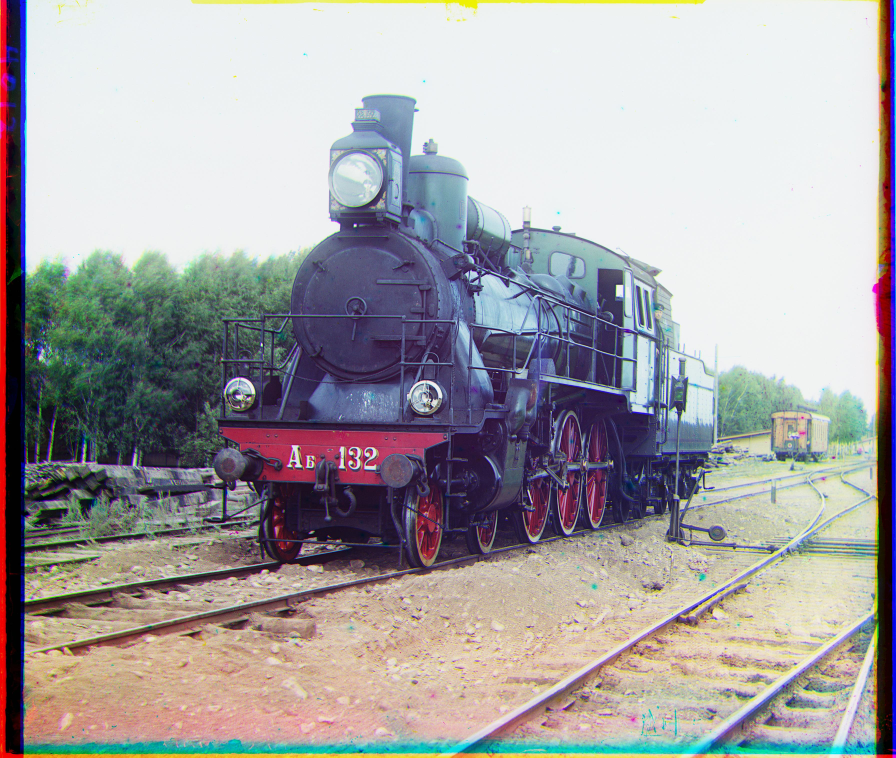
#> input picture images/rgb_train_final1.jpg, 3584 x 3030 px, given in place of self_portrait.tif, which was not available (shown at 1/4 size)
$ python main.py
#> lines starting #> are read from the running program, lines starting #| are printed output that depends on the picture; pictures that were not available may be replaced by others from this repository, and a replacement may not be noted
# CS180 (CS280A): Project 1 starter Python code


# these are just some suggested libraries
# instead of scikit-image you could use matplotlib and opencv to read, write, and display images

import numpy as np
import skimage as sk
import skimage.io as skio
from scipy.ndimage import convolve
import cv2
from numpy.fft import fft2, ifft2, fftshift
from skimage import io, filters, color

# [11 lines of commented-out code are left out]
imname = "self_portrait.tif"

im = skio.imread(imname)
#> im is the input picture: shape (3030, 3584, 3); mean R, G, B 165.2, 162.1, 164


# convert to double (might want to do this later on to save memory)
im = sk.img_as_float(im)

# compute the height of each part (just 1/3 of total)
height = np.floor(im.shape[0] / 3.0).astype(np.int64)
#> height = 1010

# separate color channels
b = im[:height]
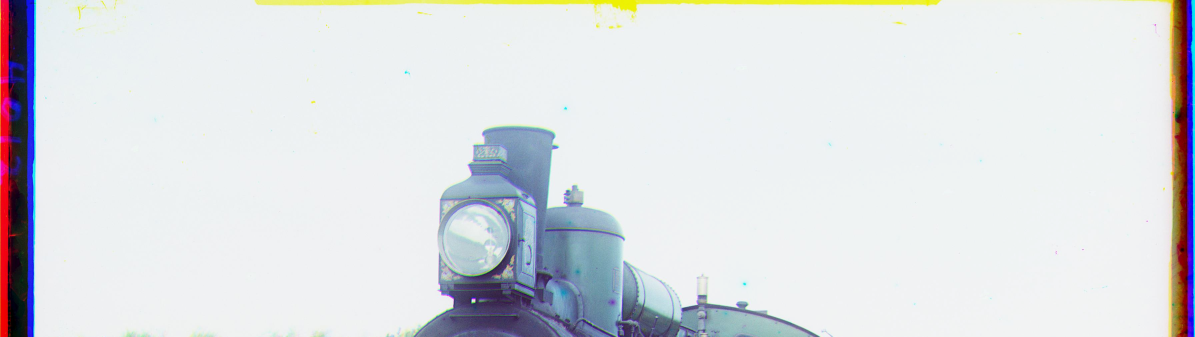
#> b: shape (1010, 3584, 3) float64 (shown at 1/3 size); mean R, G, B 0.865, 0.874, 0.888
g = im[height: 2*height]
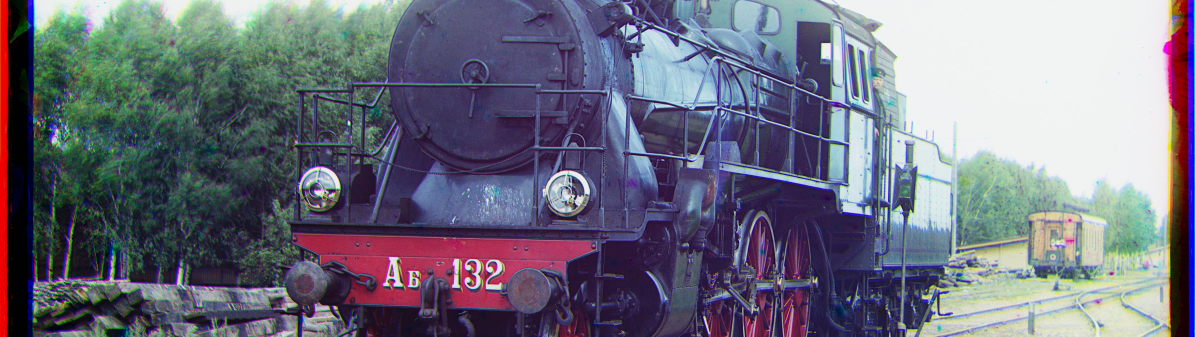
#> g: shape (1010, 3584, 3) float64 (shown at 1/3 size); mean R, G, B 0.435, 0.438, 0.494
r = im[2*height: 3*height]
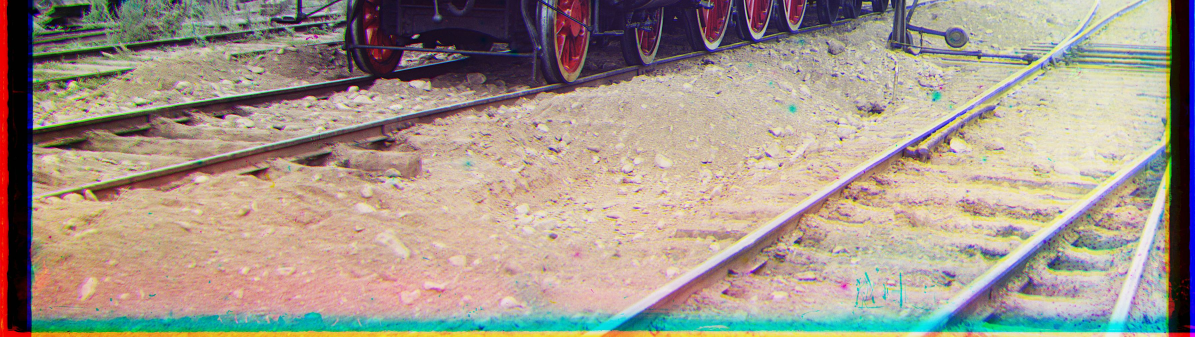
#> r: shape (1010, 3584, 3) float64 (shown at 1/3 size); mean R, G, B 0.644, 0.595, 0.546


# calculate the mse between the pixels of the middle part of the images
# [40 lines left out: functions euclidian, align, not called in this run]


#compress picture using convultion with 3x3 kernels using average pooling and stride = 3 so that I all pixels but only once for effective compression
def pyramid_scaledown(img, kernelsize, stride):
    kernel = np.ones((kernelsize, kernelsize)) / (kernelsize * kernelsize) # average filter due to normalizing the kernel
#> (the run stopped early here; a loop or call above may not have finished)

$ run again, on images/rgb_tobolsk_final1.jpg
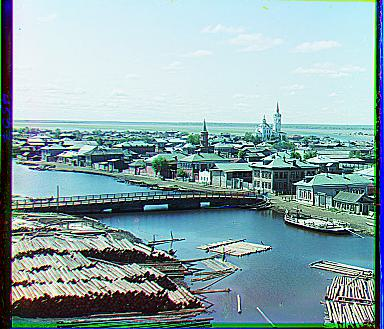
#> input picture images/rgb_tobolsk_final1.jpg, 384 x 329 px, given in place of self_portrait.tif, which was not available
#> im is the input picture: shape (329, 384, 3); mean R, G, B 140, 166.3, 170.3
#> `g = im[height: 2*height]`:
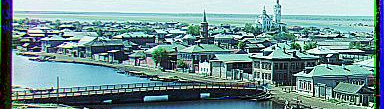
#> g: shape (109, 384, 3) float64; mean R, G, B 0.442, 0.569, 0.576
#> `r = im[2*height: 3*height]`:
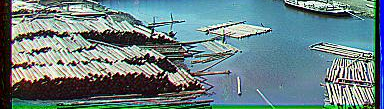
#> r: shape (109, 384, 3) float64; mean R, G, B 0.407, 0.5, 0.512

$ run again, on images/rgb_emir_final1.jpg
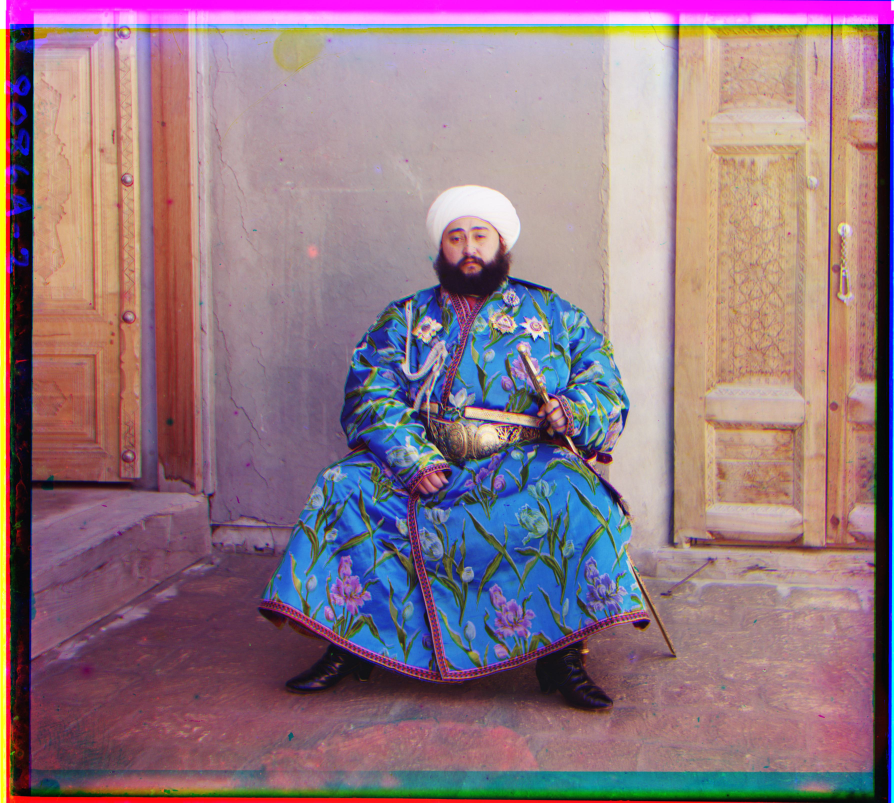
#> input picture images/rgb_emir_final1.jpg, 3573 x 3209 px, given in place of self_portrait.tif, which was not available (shown at 1/4 size)
#> im is the input picture: shape (3209, 3573, 3); mean R, G, B 145.8, 119.4, 130.2
#> `g = im[height: 2*height]`:
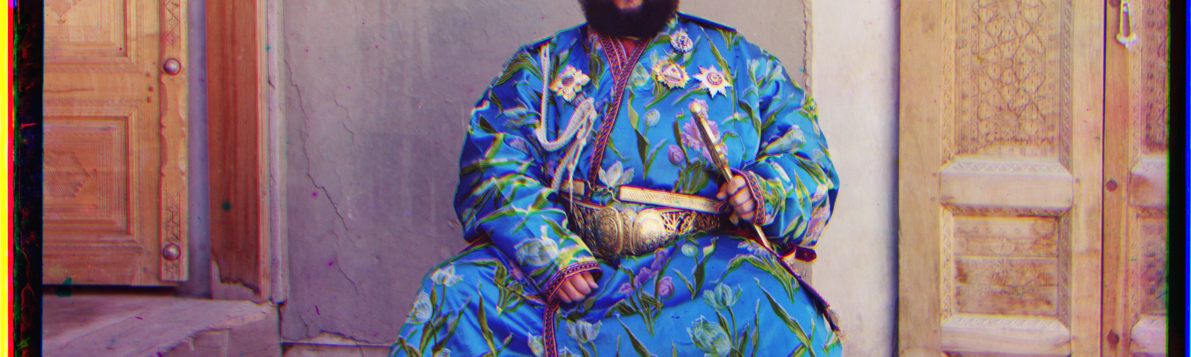
#> g: shape (1069, 3573, 3) float64 (shown at 1/3 size); mean R, G, B 0.532, 0.454, 0.488
#> `r = im[2*height: 3*height]`:
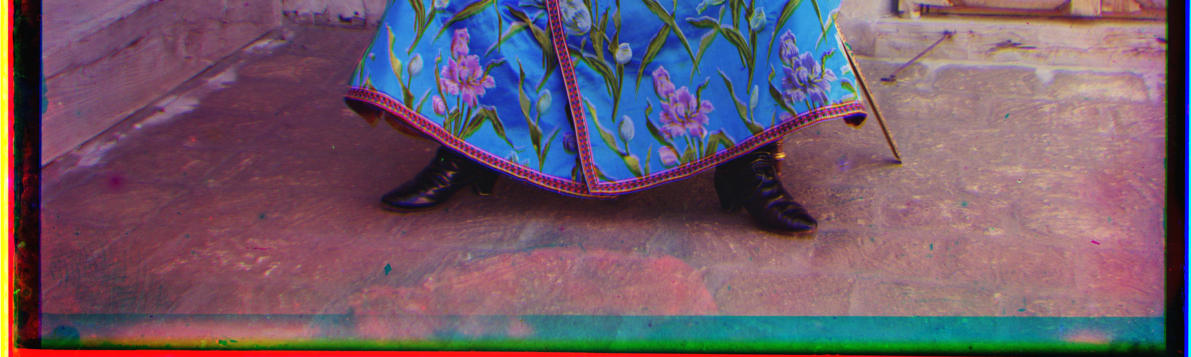
#> r: shape (1069, 3573, 3) float64 (shown at 1/3 size); mean R, G, B 0.436, 0.353, 0.416
